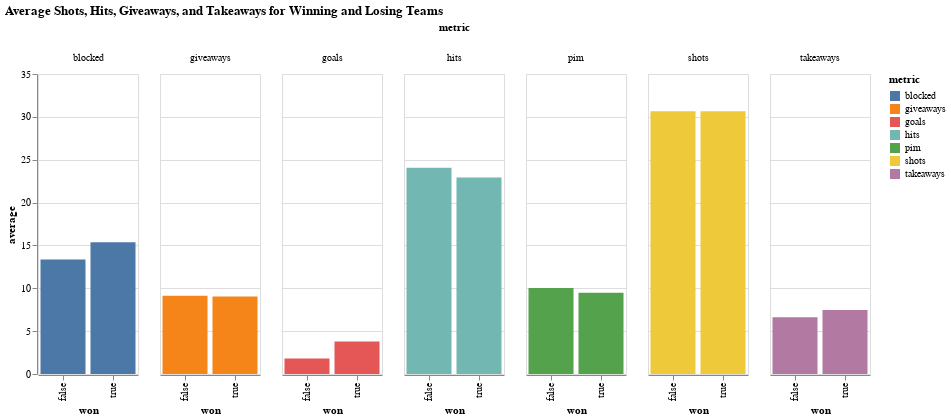

Notebook code cell kept with this figure:
### Markdown cell above
I want to get a good look at any interesting correlations between the stats and whether or not a team won so we will use two different charts to get a look. Also I utilized chatgpt to make the code for the first chart. I typed in "group by won and then make a bar chart showing the  average goals, etc of the winning teams and losing teams". I had to give it a few other prompts and asked it to do it in altair (it did it in plt), but this was pretty amazing.

### Code cell
# Made by chatgpt
df_avg = df.groupby('won').mean().reset_index()

columns = ['won', 'shots', 'hits', 'giveaways', 'takeaways', 'blocked', 'pim', 'goals']
averages = df_avg[columns]
melted = pd.melt(averages, id_vars='won', var_name='metric', value_name='average')

avg_c = alt.Chart(melted).mark_bar().encode(
    x='won:N',
    y='average:Q',
    color='metric:N',
    column='metric:N'
).properties(
    title='Average Shots, Hits, Giveaways, and Takeaways for Winning and Losing Teams'
).configure_view(
    width=100  
)

avg_c

### Figure 1 — Vega-Lite specification as saved in the notebook (floating-point values rounded to 4 significant figures)
{"config": {"view": {"continuousWidth": 400, "continuousHeight": 300, "width": 100}}, "data": {"name": "data-fd2f0ac421a16b1d85a05436f16c49e1"}, "mark": "bar", "encoding": {"color": {"field": "metric", "type": "nominal"}, "column": {"field": "metric", "type": "nominal"}, "x": {"field": "won", "type": "nominal"}, "y": {"field": "average", "type": "quantitative"}}, "title": "Average Shots, Hits, Giveaways, and Takeaways for Winning and Losing Teams", "$schema": "https://vega.github.io/schema/vega-lite/v4.17.0.json", "datasets": {"data-fd2f0ac421a16b1d85a05436f16c49e1": [{"won": false, "metric": "shots", "average": 30.64}, {"won": true, "metric": "shots", "average": 30.65}, {"won": false, "metric": "hits", "average": 24.07}, {"won": true, "metric": "hits", "average": 22.92}, {"won": false, "metric": "giveaways", "average": 9.14}, {"won": true, "metric": "giveaways", "average": 9.036}, {"won": false, "metric": "takeaways", "average": 6.624}, {"won": true, "metric": "takeaways", "average": 7.465}, {"won": false, "metric": "blocked", "average": 13.37}, {"won": true, "metric": "blocked", "average": 15.38}, {"won": false, "metric": "pim", "average": 10.05}, {"won": true, "metric": "pim", "average": 9.48}, {"won": false, "metric": "goals", "average": 1.804}, {"won": true, "metric": "goals", "average": 3.789}]}}
